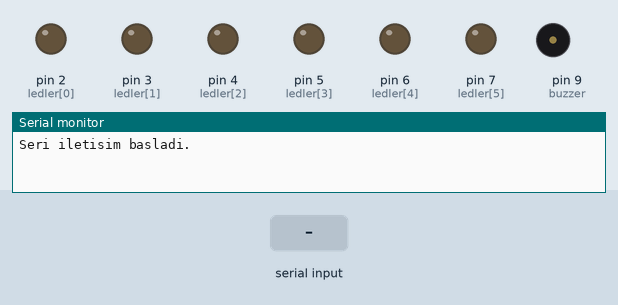
Recording of a sketch running on a simulated Arduino Uno, built with avr-gcc and run on an emulated ATmega328P. On the bench: output pins drawn as LEDs (lit = HIGH), buzzer (waves = sounding, pin HIGH), the last lines printed to the serial monitor. The inputs (shaded band) are chosen by the test bench.

Above: at 1.2 s.
1.3 s: "a" received over Serial
At 2.5 s:
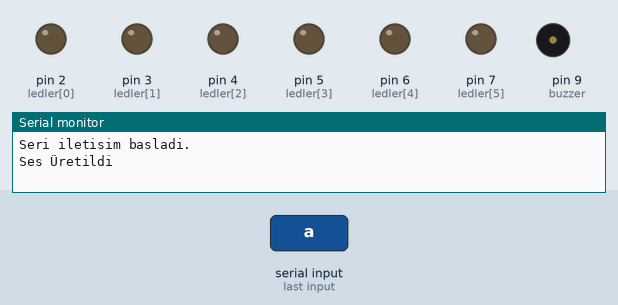
2.8 s: "k" received over Serial
At 3.1 s:
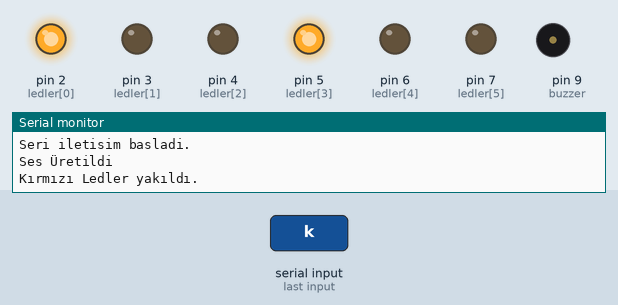
4.3 s: "m" received over Serial
At 5.4 s:
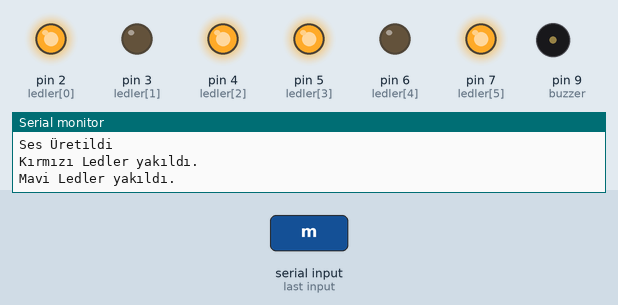
5.8 s: "s" received over Serial
At 6.5 s:
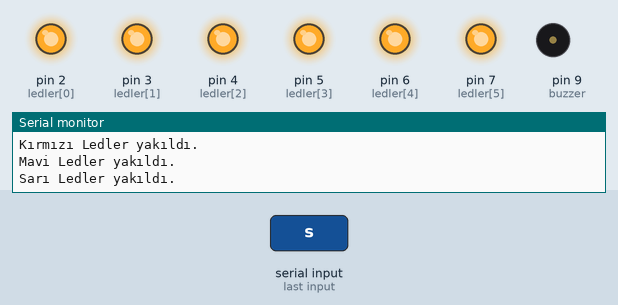
7.3 s: "a" received over Serial
At 8.4 s:
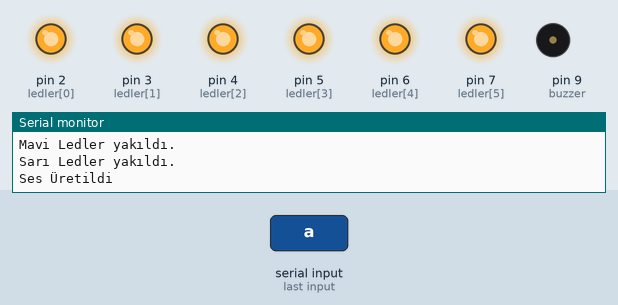
8.8 s: "o" received over Serial
At 10.0 s:
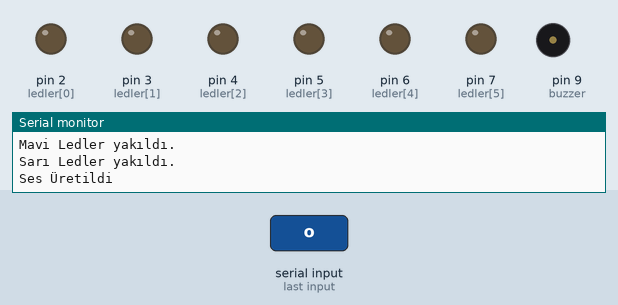
Timing chart, 0 to 11.3 s (numbered marks = the images above; inputs shaded):
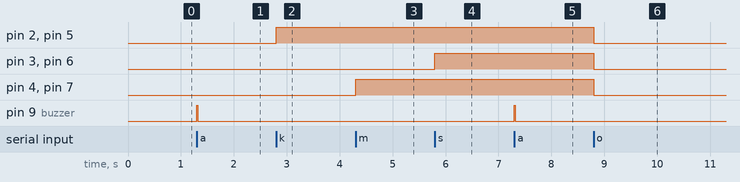

The sketch:

Keyboard_Control.ino
```cpp
#define buzzer 9
int ledler[] = {2,3,4,5,6,7};

void setup() {
  Serial.begin(9600);
  for (int i = 0; i<6;i++)
  {
    pinMode(ledler[i], OUTPUT);
  }
  pinMode(buzzer, OUTPUT);
  Serial.println("Seri iletisim basladi.");
  while (!Serial);


}

void loop() {
  if (Serial.available())
  {
    char ch = Serial.read();
    if (ch == 'a')
    {
      digitalWrite(buzzer, HIGH);
      delay(20);
      digitalWrite(buzzer, LOW);
      Serial.println("Ses Üretildi");
    }

    else if (ch == 'k')
    {
      digitalWrite(ledler[0], HIGH);
      digitalWrite(ledler[3], HIGH);
      Serial.println("Kırmızı Ledler yakıldı.");
    }

    else if (ch == 'm')
    {
      digitalWrite(ledler[2], HIGH);
      digitalWrite(ledler[5], HIGH);
      Serial.println("Mavi Ledler yakıldı.");
    }

    else if (ch == 's')
    {
      digitalWrite(ledler[1], HIGH);
      digitalWrite(ledler[4], HIGH);
      Serial.println("Sarı Ledler yakıldı.");
    }

    else if (ch == 'o')
    {
      for (int i = 0; i<6;i++)
      {
        digitalWrite(ledler[i], LOW);
      }
    }
  }
}
```

Measured:
- after the input at 1.3 s, pin 9 (buzzer): LOW → HIGH at once, → LOW 0.02 s later
- after the input at 2.8 s, pin 2 (ledler[0]), pin 5 (ledler[3]): LOW → HIGH at once
- after the input at 4.3 s, pin 4 (ledler[2]), pin 7 (ledler[5]): LOW → HIGH at once
- after the input at 5.8 s, pin 3 (ledler[1]), pin 6 (ledler[4]): LOW → HIGH at once
- after the input at 7.3 s, pin 9 (buzzer): LOW → HIGH at once, → LOW 0.02 s later
- after the input at 8.8 s, pin 2 (ledler[0]), pin 3 (ledler[1]), pin 4 (ledler[2]), pin 5 (ledler[3]), pin 6 (ledler[4]), pin 7 (ledler[5]): HIGH → LOW at once
